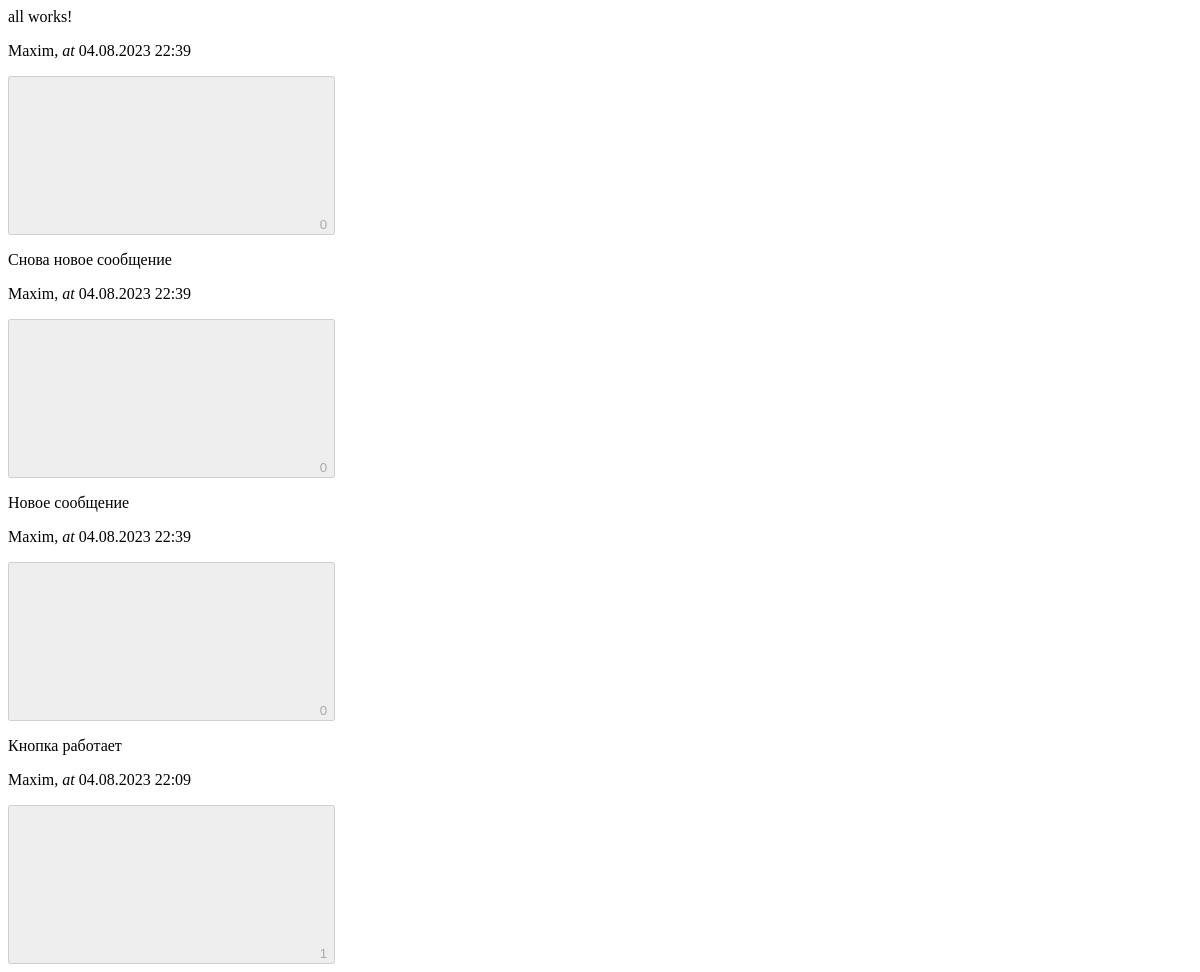
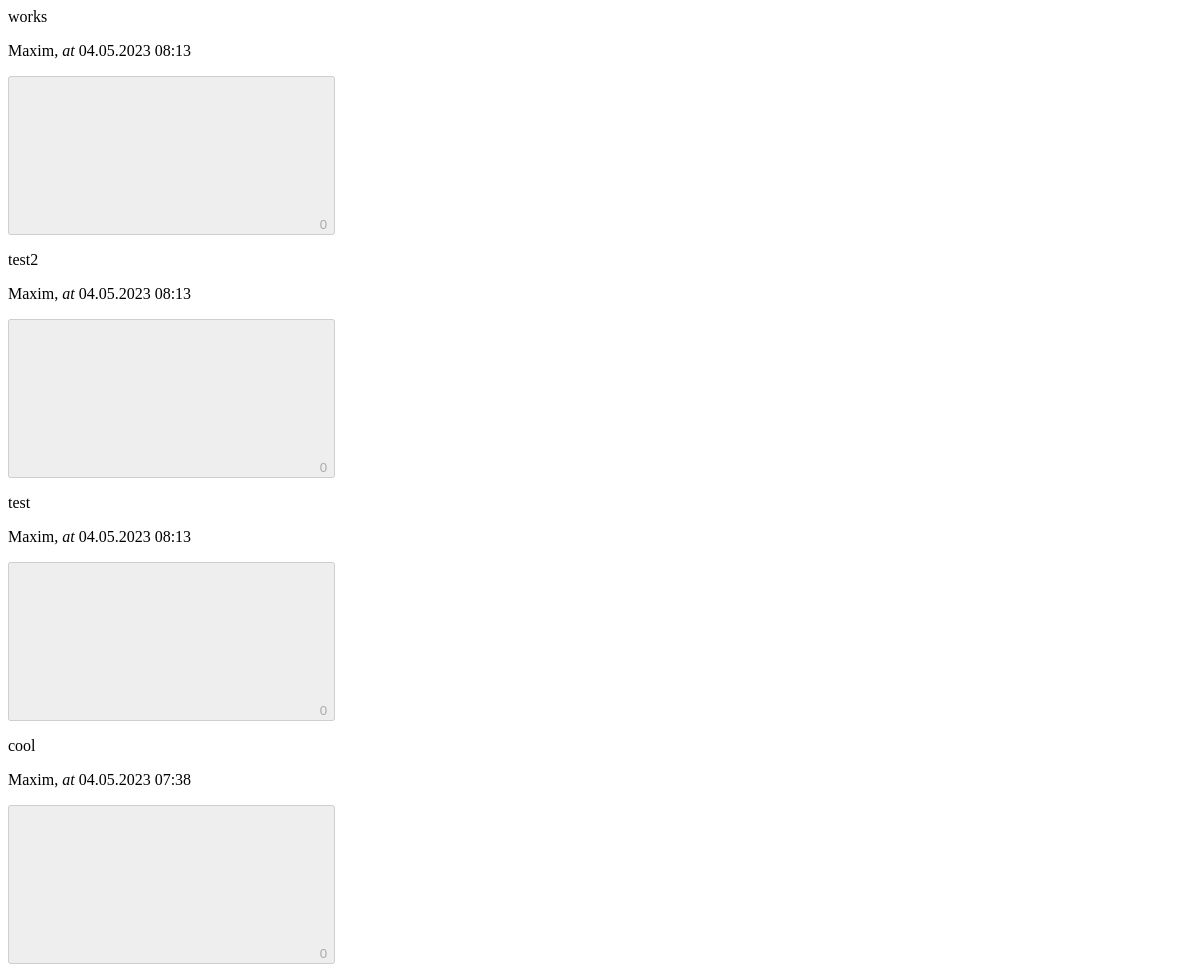
The app's page /leave_message/posts, older data (2 pictures, top to bottom).
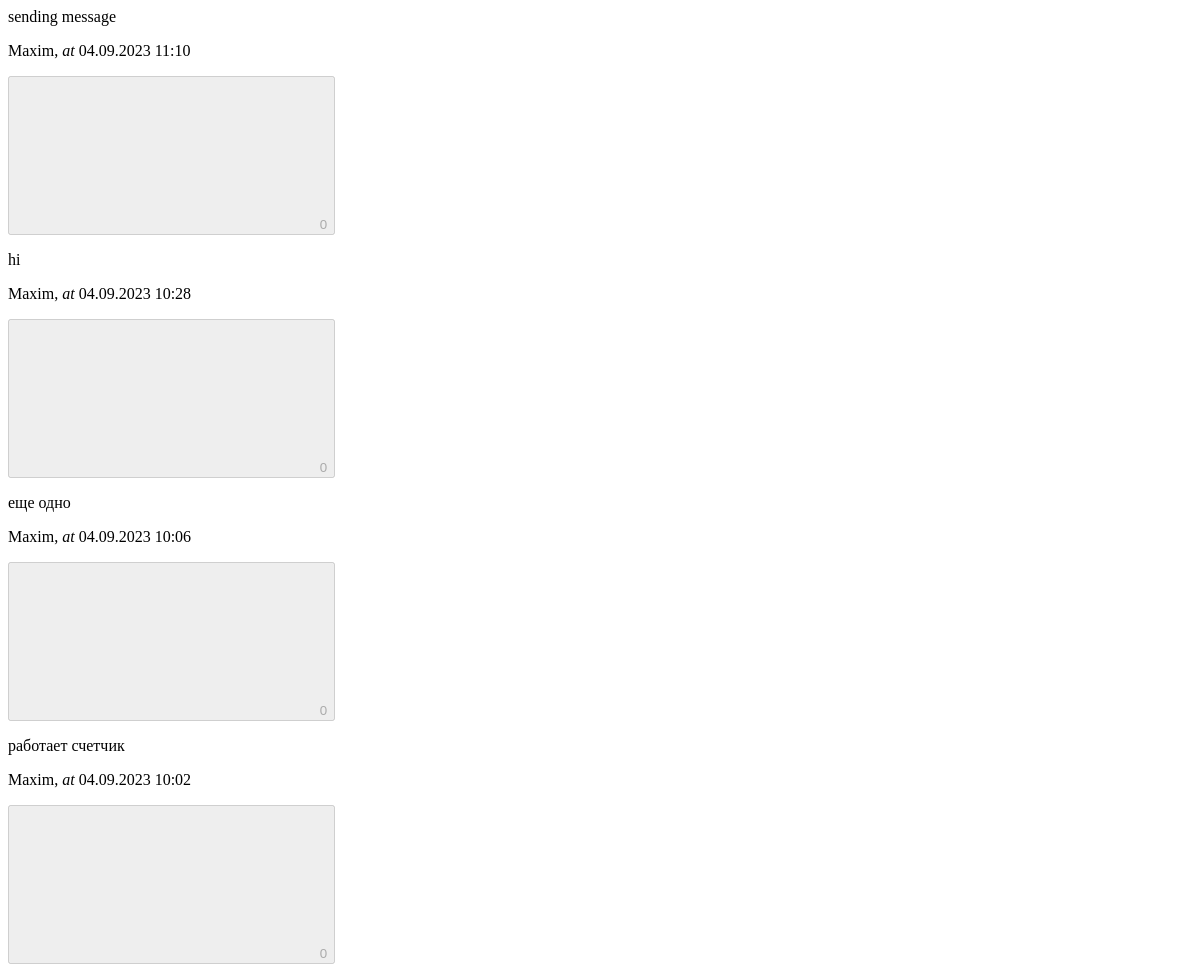
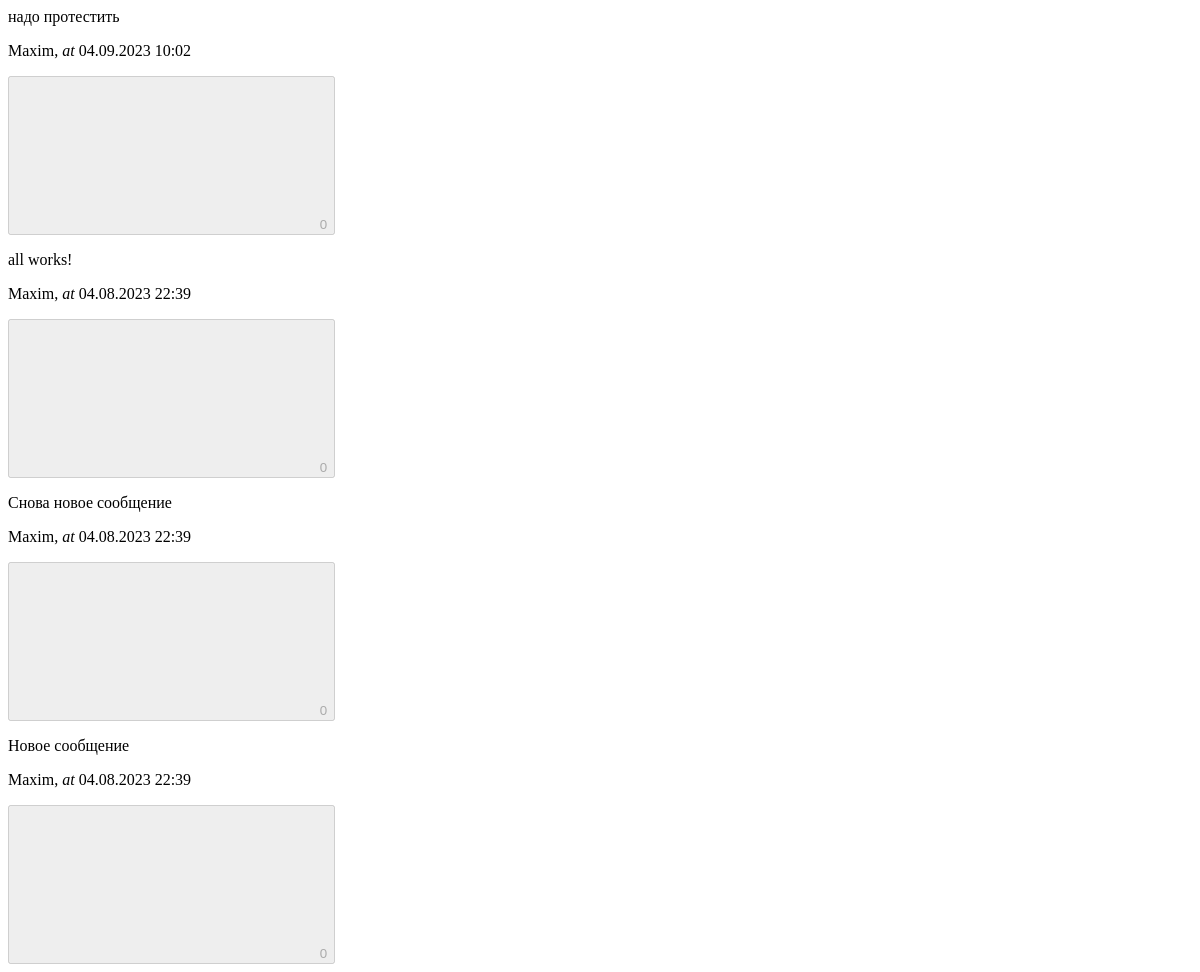
The same page, newer data (2 pictures, top to bottom).
### tables this page shows
CREATE TABLE "posts" (
	"id" integer,
	"author_id" integer,
	"text" text NOT NULL,
	"date" text NOT NULL,
	FOREIGN KEY("author_id") REFERENCES "users"("id") ON DELETE SET NULL ON UPDATE CASCADE,
	PRIMARY KEY("id" AUTOINCREMENT)
);

### app.py (the view)
@app.route("/leave_message/posts", methods=["GET"])
def leave_message_posts():
    db = get_db()
    cur = db.cursor()
    page = request.args.get("page", "1")
    page_posts_query_data = {
        "limit": app.config["POSTS_PER_PAGE"],
        "offset": (int(page)-1) * current_app.config["POSTS_PER_PAGE"],
        "user_id": getattr(current_user, "id", "")
    }
    page_posts = cur.execute("""
        SELECT p.id id, username, text, date, COUNT(pl.id) likes,
        CASE
            WHEN ul.like_author_id=:user_id THEN 1
            ELSE 0
        END is_liked_by_current_user
        FROM Posts p
        LEFT JOIN users u ON p.author_id = u.id
        LEFT JOIN posts_likes pl ON p.id = pl.post_id
        LEFT JOIN
            (SELECT * FROM posts_likes pl
             WHERE like_author_id=:user_id) ul
        ON p.id = ul.post_id
        GROUP BY p.id
        ORDER BY date DESC LIMIT :offset, :limit
    """, page_posts_query_data).fetchall()
    return render_template("elements/leave_message_posts.html", posts=page_posts)

### app.py (called while the page is built)
def connect_db():
    con = sqlite3.connect(app.config["DB_PATH"])
    con.row_factory = sqlite3.Row
    return con

def get_db():
    if not hasattr(g, "db"):
        g.db = connect_db()
    return g.db

@app.teardown_request
def teardown_db(error):
    if hasattr(g, "db"):
        g.db.close()

### templates/elements/leave_message_posts.html
{% for post in posts %}
    <div class="card mb-3">
        <div class="card-body">
            <p class="card-text">{{ post["text"] }}</p>
        </div>
        <div class="card-footer d-flex align-items-end pt-1 pb-1">
            <div class="me-auto">
                <p class="card-text text-body-tertiary fs-6">
                    {{ post["username"] if post["username"] is not none else "DELETED" }},
                    <i>at</i> {{ post["date"][:-3] }}
                </p>
            </div>
            <div id="like_{{ post['id'] }}">
                {% include 'elements/likes_button.html' %}
            </div>
        </div>
    </div>
{% endfor %}

### templates/elements/likes_button.html
<button class="btn btn-link no-underline {% if post['is_liked_by_current_user'] %} link-danger {% else %} link-secondary {% endif %}"
	style="--bs-btn-padding-x: none; --bs-btn-padding-y: none;"	page="{{ page }}"
	post_id="{{ post['id'] }}" {% if not current_user.is_authenticated %} disabled {% endif %}>
	<svg class="bi flex-shrink-0 me-1" role="img">
		<use xlink:href="#heart-fill"/>
	</svg>
	{{ post["likes"] }}
</button>

Row changes from the older to the newer data that the page shows:
no longer on this page (row unchanged): posts: text "Кнопка работает", post "Maxim", date "04.08.2023 22:09", likes "1"
no longer on this page (row unchanged): posts: text "works", post "Maxim", date "04.05.2023 08:13", likes "0"
no longer on this page (row unchanged): posts: text "test2", post "Maxim", date "04.05.2023 08:13", likes "0"
no longer on this page (row unchanged): posts: text "test", post "Maxim", date "04.05.2023 08:13", likes "0"
no longer on this page (row unchanged): posts: text "cool", post "Maxim", date "04.05.2023 07:38", likes "0"
added posts: text "sending message", post "Maxim", date "04.09.2023 11:10", likes "0"
added posts: text "hi", post "Maxim", date "04.09.2023 10:28", likes "0"
added posts: text "еще одно", post "Maxim", date "04.09.2023 10:06", likes "0"
added posts: text "работает счетчик", post "Maxim", date "04.09.2023 10:02", likes "0"
added posts: text "надо протестить", post "Maxim", date "04.09.2023 10:02", likes "0"
